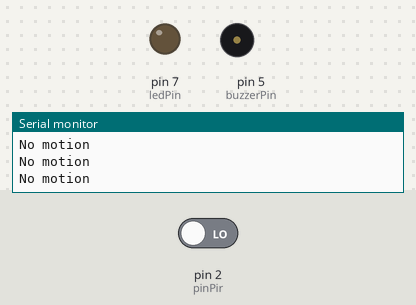
A sketch run on a simulated Arduino Uno, built with avr-gcc and run on an emulated ATmega328P. On the bench: output pins drawn as LEDs (lit = HIGH), buzzer (waves = sounding), the last lines printed to the serial monitor. Inputs (shaded band) come from the test bench; at power-on: pin 2 (pinPir) LOW.

Above: at 1.2 s.
1.3 s: pin 2 (pinPir) driven HIGH
At 1.65 s:
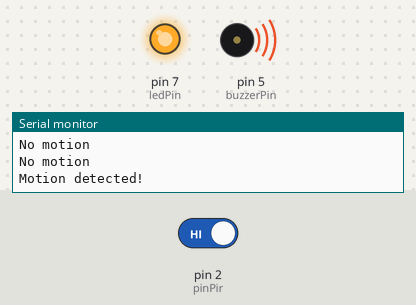
4.3 s: pin 2 (pinPir) driven LOW
At 5.25 s:
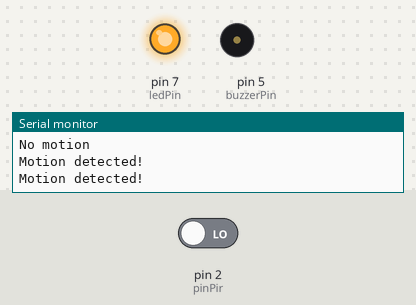
Timing chart, 0 to 7.3 s (numbered marks = the images above; inputs shaded):
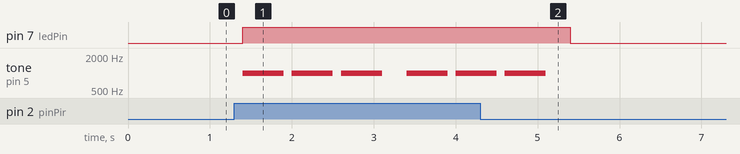

Measured:
- after the input at 1.3 s, pin 7 (ledPin): LOW → HIGH after 0.10 s; tone on pin 5 (buzzerPin): plays 1000 Hz for 0.50 s, 1000 Hz for 0.50 s, 1000 Hz for 0.50 s, 1000 Hz for 0.50 s, 1000 Hz for 0.30 s, starting after 0.10 s
- after the input at 4.3 s, pin 7 (ledPin): HIGH → LOW after 1.1 s; tone on pin 5 (buzzerPin): goes on until 5.1 s, then stays silent

The sketch:

PIR_Alarm.ino
```cpp
const int pinPir = 2;
const int ledPin = 7;
const int buzzerPin = 5;

void setup() {
  pinMode(ledPin, OUTPUT);
  pinMode(buzzerPin, OUTPUT);
  pinMode(pinPir, INPUT);
  Serial.begin(9600);
}

void loop() {
  int motion = digitalRead(pinPir);

  if (motion == HIGH) {
    digitalWrite(ledPin, HIGH);  // LED ON
    Serial.println("Motion detected!");

    // Beep 3 times
    for (int i = 0; i < 3; i++) {
      tone(buzzerPin, 1000, 500); // 1 kHz for 0.5 sec
      delay(600);                  // wait a bit more than tone duration
    }

  } else {
    digitalWrite(ledPin, LOW);    // LED OFF
    noTone(buzzerPin);            // Stop buzzer
    Serial.println("No motion");
  }

  delay(200); // Stabilize PIR readings
}
```
